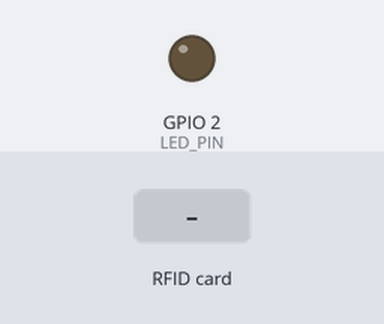
A sketch run on a simulated ESP32. On the bench: output pins drawn as LEDs (lit = HIGH). Inputs (shaded band) come from the test bench. WiFi joins after 1.5 s; servers stay silent unless stated; uploads are accepted with an empty reply; what the sketch prints to the serial monitor is not drawn.

Above: at 2.8 s.
2.9 s: RFID card 5E 7A 19 C4 held to the reader
At 3.2 s:
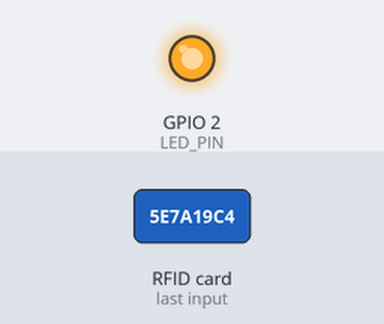
Timing chart, 0 to 5.9 s (numbered marks = the images above; inputs shaded):
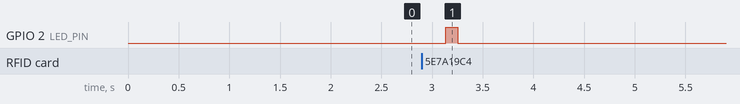

The sketch:

rfid_scanner.ino
```cpp
/*
  ESP32 RFID Scanner - Arduino Sketch (MFRC522)

  Connects to WiFi and posts RFID UID reads to the central WMS server
  Endpoint: http://<SERVER_IP>:5000/api/rfid/read

  Hardware:
  - ESP32 development board
  - MFRC522 RC522 RFID module (SPI)

  Pins (default for many ESP32 boards):
  - SDA(SS)  -> GPIO 5
  - SCK      -> GPIO 18
  - MOSI     -> GPIO 23
  - MISO     -> GPIO 19
  - RST      -> GPIO 4

  Configure SSID/PASSWORD and SERVER_IP below before uploading.
*/

#include <WiFi.h>
#include <HTTPClient.h>
#include <SPI.h>
#include <MFRC522.h>

// --- Configuration - edit these ---
const char* SSID = "ODesigns";
const char* PASSWORD = "omartaher2004";
const char* SERVER_IP = "192.168.100.18"; // set to your PC/server IP
const int SERVER_PORT = 5000;
const char* DEVICE_ID = "RFID_SCANNER_ARDUINO_01";
const char* LOCATION = "Warehouse_Arduino";

// RFID pins
constexpr uint8_t SS_PIN = 5;   // SDA / SS
constexpr uint8_t RST_PIN = 4;  // RST

MFRC522 mfrc522(SS_PIN, RST_PIN);

// LED for status
const int LED_PIN = 2; // onboard LED on many ESP32 boards

unsigned long lastReadTime = 0;
String lastUID = "";
const unsigned long READ_COOLDOWN_MS = 1500;

void setup() {
  Serial.begin(115200);
  pinMode(LED_PIN, OUTPUT);
  digitalWrite(LED_PIN, LOW);

  SPI.begin();
  mfrc522.PCD_Init();
  delay(100);

  Serial.println("RFID Scanner starting...");
  connectWiFi();
}

void connectWiFi() {
  Serial.printf("Connecting to %s...\n", SSID);
  WiFi.begin(SSID, PASSWORD);
  unsigned long start = millis();
  while (WiFi.status() != WL_CONNECTED) {
    delay(500);
    Serial.print('.');
    if (millis() - start > 20000) {
      Serial.println("\nWiFi connection timeout. Retrying...");
      start = millis();
      WiFi.disconnect(true);
      WiFi.begin(SSID, PASSWORD);
    }
  }
  Serial.println("\nWiFi connected");
  Serial.print("IP: "); Serial.println(WiFi.localIP());
}

String uidToString(MFRC522::Uid &uid) {
  String s = "";
  for (byte i = 0; i < uid.size; i++) {
    if (uid.uidByte[i] < 0x10) s += "0";
    s += String(uid.uidByte[i], HEX);
  }
  s.toUpperCase();
  return s;
}

bool postRFID(const String &tag_uid) {
  if (WiFi.status() != WL_CONNECTED) {
    connectWiFi();
  }

  HTTPClient http;
  String endpoint = String("http://") + SERVER_IP + ":" + SERVER_PORT + "/api/rfid/read";
  http.begin(endpoint);
  http.addHeader("Content-Type", "application/json");

  String payload = "{";
  payload += String("\"device_id\":\"") + DEVICE_ID + "\"" + ",";
  payload += String("\"location\":\"") + LOCATION + "\"" + ",";
  payload += String("\"tag_uid\":\"") + tag_uid + "\"";
  payload += "}";

  int httpCode = http.POST(payload);
  Serial.printf("POST %s -> %d\n", endpoint.c_str(), httpCode);
  if (httpCode > 0) {
    String resp = http.getString();
    Serial.println(resp);
  } else {
    Serial.printf("HTTP POST failed, error: %s\n", http.errorToString(httpCode).c_str());
  }
  http.end();

  return (httpCode == 200 || httpCode == 201);
}

void loop() {
  // Look for new RFID cards
  if (!mfrc522.PICC_IsNewCardPresent()) {
    delay(50);
    return;
  }

  if (!mfrc522.PICC_ReadCardSerial()) {
    delay(50);
    return;
  }

  String uid = uidToString(mfrc522.uid);
  unsigned long now = millis();
  if (uid != lastUID || (now - lastReadTime) > READ_COOLDOWN_MS) {
    Serial.printf("Tag detected: %s\n", uid.c_str());
    bool ok = postRFID(uid);
    if (ok) {
      digitalWrite(LED_PIN, HIGH);
      delay(120);
      digitalWrite(LED_PIN, LOW);
    } else {
      // flash twice on error
      for (int i=0;i<2;i++) { digitalWrite(LED_PIN, HIGH); delay(120); digitalWrite(LED_PIN, LOW); delay(100); }
    }
    lastUID = uid;
    lastReadTime = now;
  }

  // Halt PICC to be ready for next card
  mfrc522.PICC_HaltA();
  mfrc522.PCD_StopCrypto1();
}
```

Measured:
- after the input at 2.9 s, GPIO 2 (LED_PIN): LOW → HIGH after 0.23 s, → LOW 0.12 s later
